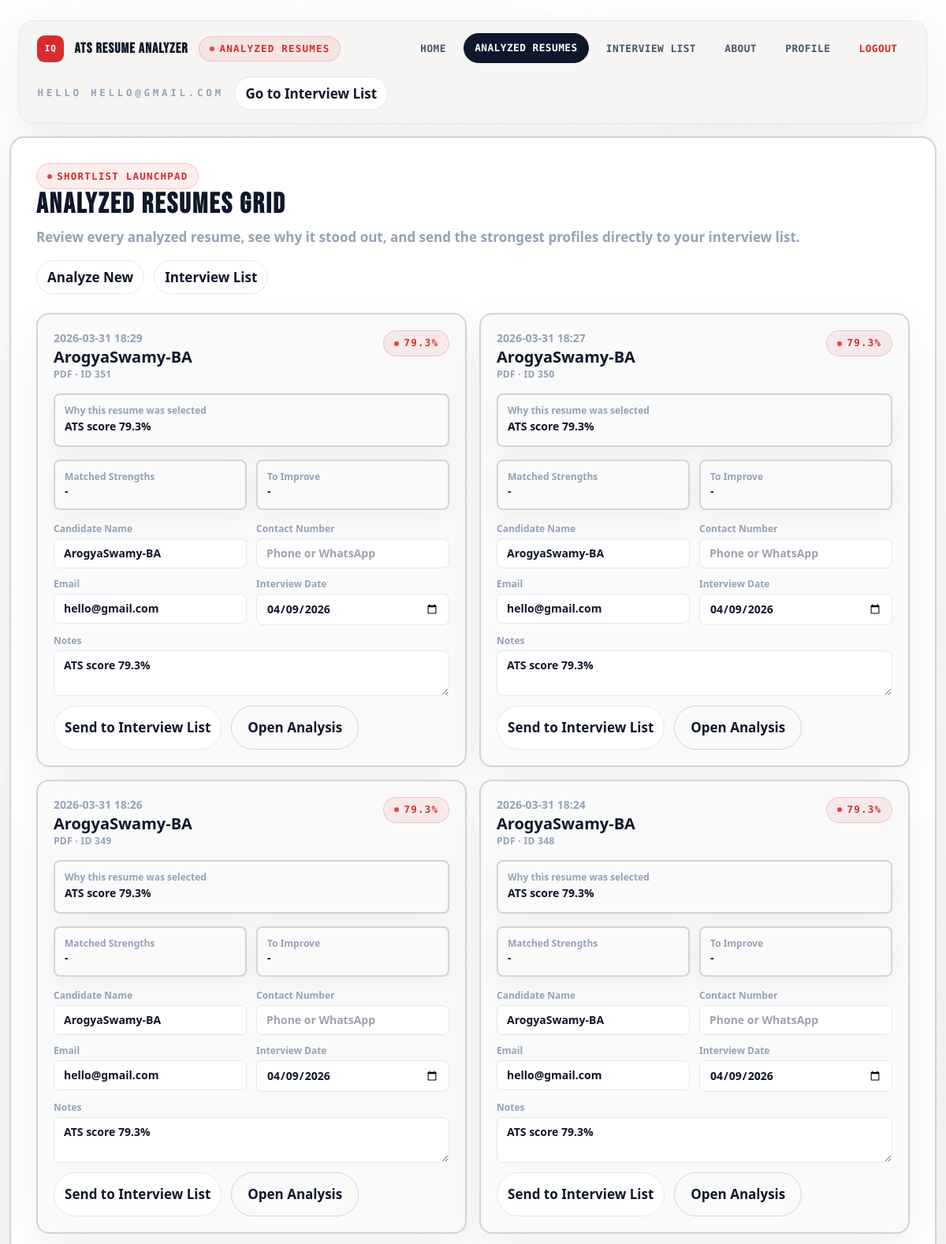
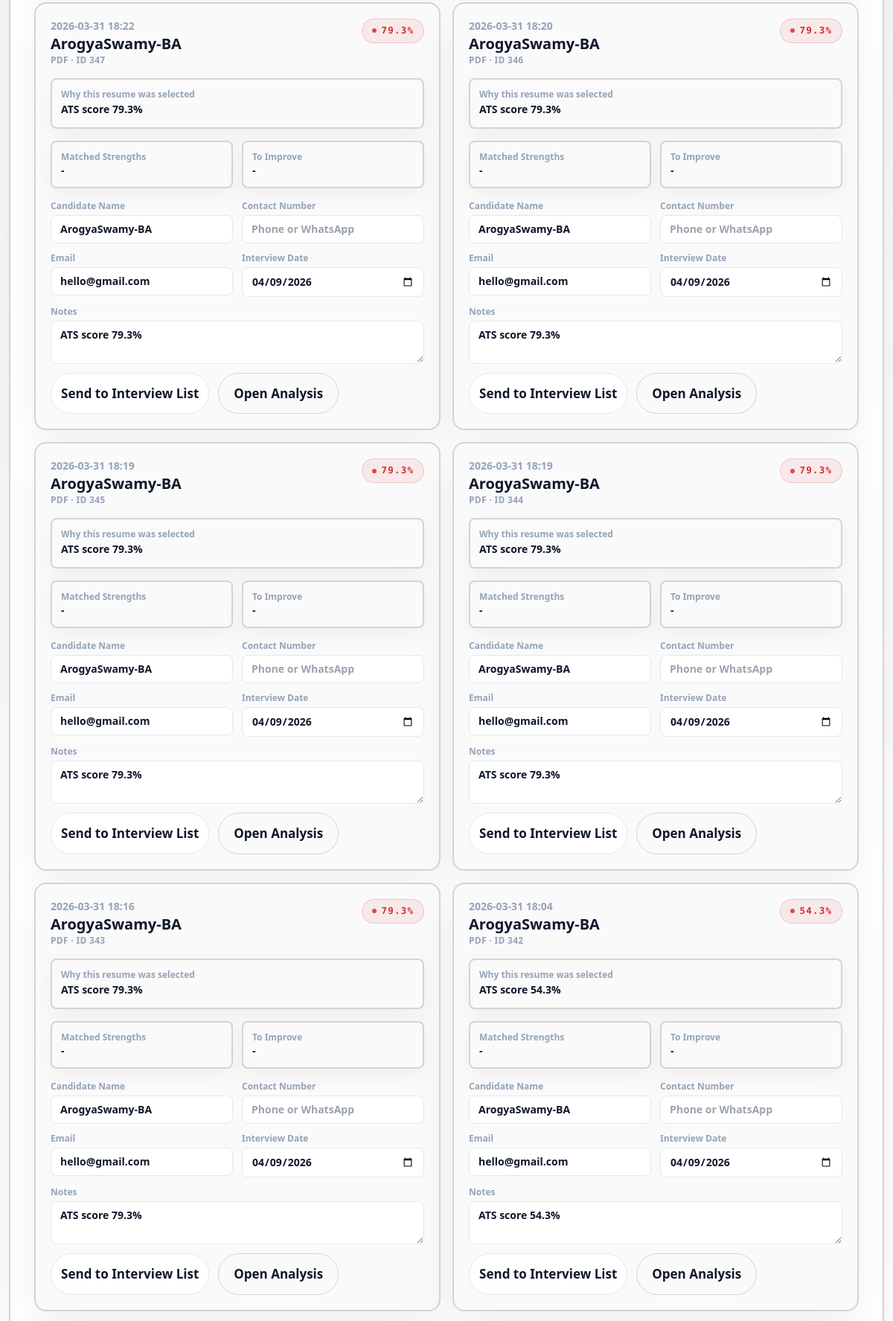
Screenshot of /analyzed-resumes (signed in, upper part) with the database file from the repository (2 pictures, top to bottom).
### tables this page shows
CREATE TABLE users(
        id INTEGER PRIMARY KEY,
        name TEXT, email TEXT UNIQUE, password TEXT, created_at TEXT, role TEXT);

CREATE TABLE resume_history(
        id INTEGER PRIMARY KEY,
        user_id INTEGER, score REAL, date TEXT, filename TEXT, Filetype TEXT, found TEXT, missing TEXT, rewritten TEXT, skills TEXT, batch_id TEXT, folder_name TEXT);

### app.py (the view)
@app.get("/analyzed-resumes", response_class=HTMLResponse)
async def analyzed_resumes_page(request: Request) -> Response:
    user = require_user(request)
    notice = request.session.pop("flash_message", "")
    tone = request.session.pop("flash_tone", "success")
    return templates.TemplateResponse(
        "analyzed_resumes.html",
        base_context(
            request,
            resumes=analyzed_resumes_for(int(user["id"])),
            notice=notice,
            notice_tone=tone,
            today=datetime.now().strftime("%Y-%m-%d"),
            is_admin=is_admin_user(user),
        ),
    )

### templates/analyzed_resumes.html (shortened to what this page needs)
<!DOCTYPE html>
<html lang="en">
<head>
  <script src="https://cdn.tailwindcss.com"></script>
</head>
<body class="app-shell">
  <header class="app-topbar">
    <div class="app-topbar__inner">
      <div class="app-topbar__left">
        <div class="app-logo">IQ</div>
        <span class="brand-title text-lg font-bold">ATS RESUME ANALYZER</span>
        <span class="badge-pill">Analyzed Resumes</span>
      </div>
      <div class="app-topbar__center">
        <a href="/">Home</a>
        <a href="/analyzed-resumes" class="is-active">Analyzed Resumes</a>
        <a href="/interview-list">Interview List</a>
        <a href="/about">About</a>
        <a href="/profile">Profile</a>
        <a href="/logout" class="text-danger">Logout</a>
      </div>
      <div class="app-topbar__right">
        <span class="app-hello">HELLO {{ (request.session.get("user_name") or "USER") | upper }}</span>
        <a class="app-cta" href="/interview-list">Go to Interview List</a>
      </div>
    </div>
  </header>
  <div class="page-wrap page-wrap--content">
    <div class="glass-panel p-6 md:p-8">
      <div class="flex flex-wrap items-start justify-between gap-4">
        <div>
          <p class="badge-pill">Shortlist Launchpad</p>
          <h1 class="brand-title text-3xl md:text-4xl font-bold">Analyzed Resumes Grid</h1>
          <p class="text-muted mt-2">Review every analyzed resume, see why it stood out, and send the strongest profiles directly to your interview list.</p>
        </div>
        <div class="flex flex-wrap gap-3">
          <a class="app-cta" href="/">Analyze New</a>
          <a class="app-cta" href="/interview-list">Interview List</a>
        </div>
      </div>
      <div class="grid md:grid-cols-2 xl:grid-cols-3 gap-4 mt-6">
        {% for r in resumes %}
        <div class="glass-card p-5 flex flex-col gap-4">
          <div class="flex items-start justify-between gap-3">
            <div>
              <div class="text-sm text-muted">{{ r.date or "-" }}</div>
              <div class="text-xl font-semibold">{{ r.candidate_name }}</div>
              <div class="text-xs text-muted uppercase tracking-wide">{{ r.filetype or "-" }} · ID {{ r.id }}</div>
            </div>
            <span class="badge-pill">{{ r.score_display }}</span>
          </div>
          <div class="panel-soft p-3 rounded-lg">
            <div class="text-xs text-muted">Why this resume was selected</div>
            <div class="text-sm font-semibold leading-6">{{ r.selection_reason }}</div>
          </div>
          <div class="grid grid-cols-2 gap-3">
            <div class="panel-soft p-3 rounded-lg">
              <div class="text-xs text-muted">Matched Strengths</div>
              <div class="text-sm font-semibold">{{ r.found_preview }}</div>
            </div>
            <div class="panel-soft p-3 rounded-lg">
              <div class="text-xs text-muted">To Improve</div>
              <div class="text-sm font-semibold">{{ r.missing_preview }}</div>
            </div>
          </div>
          <form class="grid grid-cols-1 md:grid-cols-2 gap-3" method="POST" action="/interview-list">
            <label class="flex flex-col gap-1 text-sm font-semibold">
              <span class="text-xs text-muted">Candidate Name</span>
              <input name="candidate_name" value="{{ r.candidate_name }}" class="w-full rounded-lg border border-slate-200 px-3 py-2 focus:border-slate-500 focus:outline-none" required>
            </label>
            <label class="flex flex-col gap-1 text-sm font-semibold">
              <span class="text-xs text-muted">Contact Number</span>
              <input name="contact" value="{{ r.contact }}" placeholder="Phone or WhatsApp" class="w-full rounded-lg border border-slate-200 px-3 py-2 focus:border-slate-500 focus:outline-none">
            </label>
            <label class="flex flex-col gap-1 text-sm font-semibold">
              <span class="text-xs text-muted">Email</span>
              <input name="email" type="email" value="{{ r.email or request.session.get('user_email') or '' }}" class="w-full rounded-lg border border-slate-200 px-3 py-2 focus:border-slate-500 focus:outline-none">
            </label>
            <label class="flex flex-col gap-1 text-sm font-semibold">
              <span class="text-xs text-muted">Interview Date</span>
              <input name="interview_date" type="date" min="{{ today }}" value="{{ today }}" class="w-full rounded-lg border border-slate-200 px-3 py-2 focus:border-slate-500 focus:outline-none">
            </label>
            <label class="flex flex-col gap-1 text-sm font-semibold md:col-span-2">
              <span class="text-xs text-muted">Notes</span>
              <textarea name="notes" rows="2" class="w-full rounded-lg border border-slate-200 px-3 py-2 focus:border-slate-500 focus:outline-none">{{ r.selection_reason }}</textarea>
            </label>
            <div class="flex flex-wrap gap-3 md:col-span-2">
              <button type="submit" class="app-cta">Send to Interview List</button>
              <a class="btn-secondary" href="/history/{{ r.id }}">Open Analysis</a>
            </div>
          </form>
        </div>
        {% else %}
        <div class="panel-soft p-6 rounded-xl col-span-full text-center text-muted">
          No analyzed resumes yet. <a class="text-red-500 underline" href="/">Run your first analysis</a>.
        </div>
        {% endfor %}
      </div>
    </div>
  </div>
</body>
</html>

### rows the page displays
users: email "HELLO@GMAIL.COM"
resume_history: date "2026-03-31 18:29", candidate_name "ArogyaSwamy-BA", Filetype "PDF", id "351", score_display "79.3%", selection_reason "ATS score 79.3%", found_preview "-", missing_preview "-", email "hello@gmail.com", interview_date "04/09/2026", notes "ATS score 79.3%"
resume_history: date "2026-03-31 18:27", candidate_name "ArogyaSwamy-BA", Filetype "PDF", id "350", score_display "79.3%", selection_reason "ATS score 79.3%", found_preview "-", missing_preview "-", email "hello@gmail.com", interview_date "04/09/2026", notes "ATS score 79.3%"
resume_history: date "2026-03-31 18:26", candidate_name "ArogyaSwamy-BA", Filetype "PDF", id "349", score_display "79.3%", selection_reason "ATS score 79.3%", found_preview "-", missing_preview "-", email "hello@gmail.com", interview_date "04/09/2026", notes "ATS score 79.3%"
resume_history: date "2026-03-31 18:24", candidate_name "ArogyaSwamy-BA", Filetype "PDF", id "348", score_display "79.3%", selection_reason "ATS score 79.3%", found_preview "-", missing_preview "-", email "hello@gmail.com", interview_date "04/09/2026", notes "ATS score 79.3%"
resume_history: date "2026-03-31 18:22", candidate_name "ArogyaSwamy-BA", Filetype "PDF", id "347", score_display "79.3%", selection_reason "ATS score 79.3%", found_preview "-", missing_preview "-", email "hello@gmail.com", interview_date "04/09/2026", notes "ATS score 79.3%"
resume_history: date "2026-03-31 18:20", candidate_name "ArogyaSwamy-BA", Filetype "PDF", id "346", score_display "79.3%", selection_reason "ATS score 79.3%", found_preview "-", missing_preview "-", email "hello@gmail.com", interview_date "04/09/2026", notes "ATS score 79.3%"
resume_history: date "2026-03-31 18:19", candidate_name "ArogyaSwamy-BA", Filetype "PDF", id "345", score_display "79.3%", selection_reason "ATS score 79.3%", found_preview "-", missing_preview "-", email "hello@gmail.com", interview_date "04/09/2026", notes "ATS score 79.3%"
resume_history: date "2026-03-31 18:19", candidate_name "ArogyaSwamy-BA", Filetype "PDF", id "344", score_display "79.3%", selection_reason "ATS score 79.3%", found_preview "-", missing_preview "-", email "hello@gmail.com", interview_date "04/09/2026", notes "ATS score 79.3%"
resume_history: date "2026-03-31 18:16", candidate_name "ArogyaSwamy-BA", Filetype "PDF", id "343", score_display "79.3%", selection_reason "ATS score 79.3%", found_preview "-", missing_preview "-", email "hello@gmail.com", interview_date "04/09/2026", notes "ATS score 79.3%"
resume_history: date "2026-03-31 18:04", candidate_name "ArogyaSwamy-BA", Filetype "PDF", id "342", score_display "54.3%", selection_reason "ATS score 54.3%", found_preview "-", missing_preview "-", email "hello@gmail.com", interview_date "04/09/2026", notes "ATS score 54.3%"
